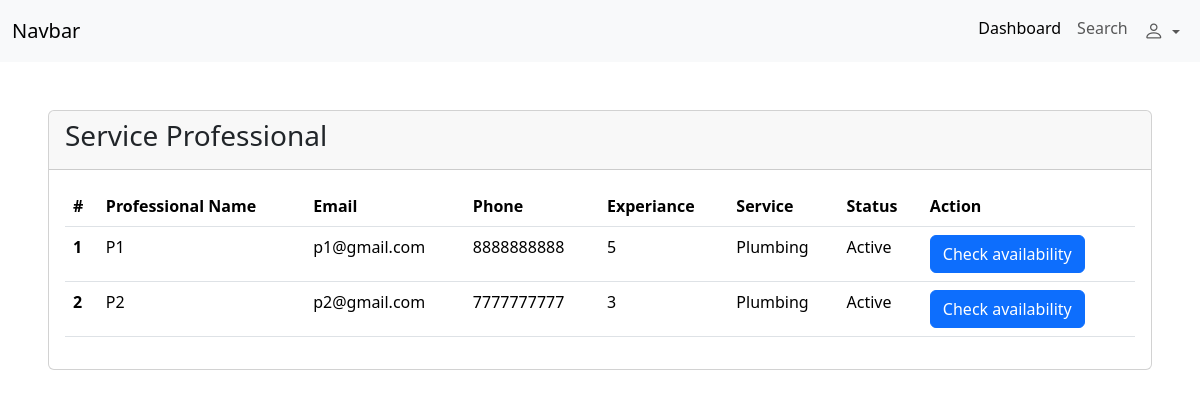
Page /service/1 (signed in) on the committed database.
### backend/models.py (models this page shows, shortened)
class Professional(db.Model,UserMixin):
    __tablename__ = 'professional'
    id = db.Column(db.Integer, primary_key=True)
    name = db.Column(db.String, nullable=False)
    servicecategoryid = db.Column(db.Integer, db.ForeignKey('service_category.id'), nullable=False)
    email = db.Column(db.String, unique=True, nullable=False)
    password = db.Column(db.String, nullable=False)
    phone = db.Column(db.String, nullable=True)
    experience = db.Column(db.Integer, nullable=True)
    status = db.Column(db.String,nullable=True)
    recived_bookings = db.relationship("Booking", backref="professional" ,cascade="all, delete-orphan" )
    availabilities = db.relationship("ProfessionalAvailability", backref="professional" , cascade="all, delete-orphan" )

class ServiceCategory(db.Model , UserMixin):
    __tablename__ = 'service_category'
    id = db.Column(db.Integer, primary_key=True)
    name = db.Column(db.String, unique=True, nullable=False)
    description = db.Column(db.String, nullable=True)
    professionals  = db.relationship("Professional", backref="service_category" , cascade="all, delete-orphan" )
    bookings = db.relationship("Booking" , backref="service_category" , cascade="all, delete-orphan")

### backend/routes.py (the view)
@app.route("/service/<id>")
@login_required
def view_service(id):
    if isinstance(current_user , Customer):
        if request.method=="GET" :
            service = db.session.query(ServiceCategory).filter_by(id=id).first()
            professionals = db.session.query(Professional).filter_by(servicecategoryid=service.id , status="Active").all()
            print(professionals)
            return render_template("customer/service.html" , service=service , professionals=professionals)
    else:
        return "Unauthorized" , 403

### app.py (called while the page is built)
def create_app():
    app  = Flask(__name__)
    app.config["SQLALCHEMY_DATABASE_URI"] = "sqlite:///my_db.sqlite3"
    db.init_app(app)
    app.app_context().push()
    app.config['SECRET_KEY'] = 'supersecretkey'
    login_manager = LoginManager(app)
    @login_manager.user_loader
    def load_user(email):
        user = db.session.query(Customer).filter_by(email=email).first()  or \
                db.session.query(Admin).filter_by(email=email).first() or \
                db.session.query(Professional).filter_by(email=email).first()
        return user
    return app

### templates/customer/service.html (shortened to what this page needs)
<!DOCTYPE html>
<html lang="en">
<head>
    <link href="https://cdn.jsdelivr.net/npm/bootstrap@5.3.8/dist/css/bootstrap.min.css" rel="stylesheet"
>
    <link rel="stylesheet" href="https://cdn.jsdelivr.net/npm/bootstrap-icons@1.13.1/font/bootstrap-icons.min.css">
</head>
<body>
    <nav class="navbar navbar-expand-lg bg-body-tertiary">
        <div class="container-fluid">
            <a class="navbar-brand" href="#">Navbar</a>
            <div class="collapse navbar-collapse" id="navbarSupportedContent">
                <ul class="navbar-nav  mb-2 mb-lg-0 ms-auto">
                    <li class="nav-item">
                        <a class="nav-link active" aria-current="page" href="#">Dashboard</a>
                    </li>
                    <li class="nav-item">
                        <a class="nav-link " aria-disabled="true">Search</a>
                    </li>
                    <li class="nav-item dropdown">
                        <a class="nav-link dropdown-toggle" href="#" role="button" data-bs-toggle="dropdown"
                            aria-expanded="false">
                            <i class="bi bi-person fs-5"></i>
                        </a>
                    </li>
                </ul>
            </div>
        </div>
    </nav>
    <div class="card mt-5 ms-5 me-5">
        <div class="card-header d-flex">
            <h3>Service Professional</h3>
        </div>
        <div class="card-body">
            <table class="table">
                <thead>
                    <tr>
                        <th scope="col">#</th>
                        <th scope="col">Professional Name</th>
                        <th scope="col">Email</th>
                        <th scope="col">Phone</th>
                        <th scope="col">Experiance</th>
                        <th scope="col">Service</th>
                        <th scope="col">Status</th>
                        <th scope="col">Action</th>
                    </tr>
                </thead>
                <tbody>
                    {% for prof in professionals %}
                    <tr>
                        <th scope="row">{{loop.index}}</th>
                        <td>{{prof.name}}</td>
                        <td>{{prof.email}}</td>
                        <td>{{prof.phone}}</td>
                        <td>{{prof.experience}}</td>
                        <td>{{prof.service_category.name}}</td>
                        <td>{{prof.status}}</td>
                        <td>
                            <button class="btn btn-primary">Check availability</button>
                        </td>
                    </tr>
                    {% endfor %}
                </tbody>
            </table>
        </div>
    </div>
</body>
</html>

### rows in the picture
Professional: name "P1", email "p1@gmail.com", phone "8888888888", experience "5", service_category.name "Plumbing", status "Active"
Professional: name "P2", email "p2@gmail.com", phone "7777777777", experience "3", service_category.name "Plumbing", status "Active"
